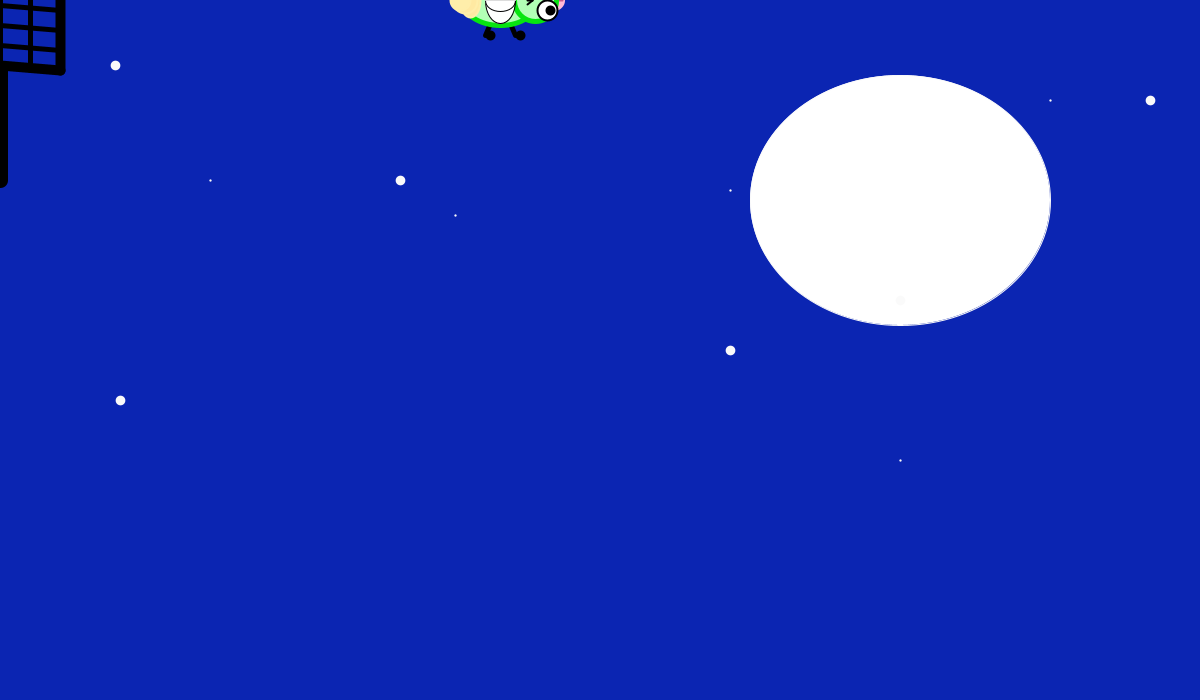
Frame 1 (no input)
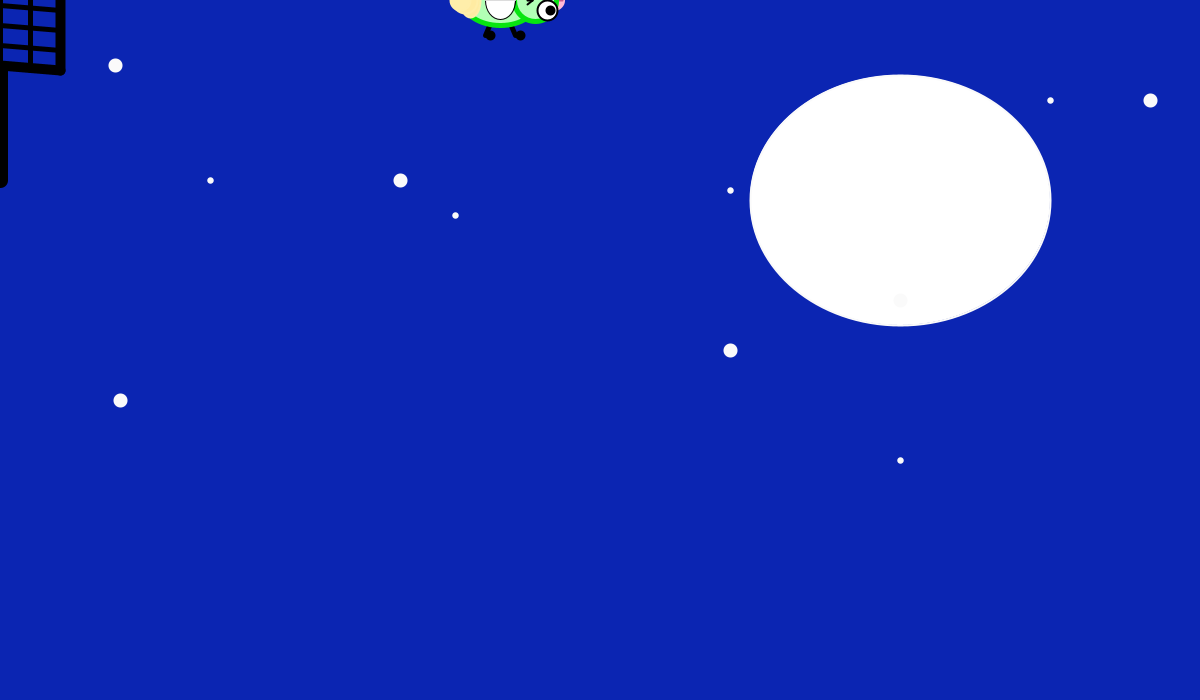
Frame 60 (the mouse pressed at the canvas centre just before this capture)
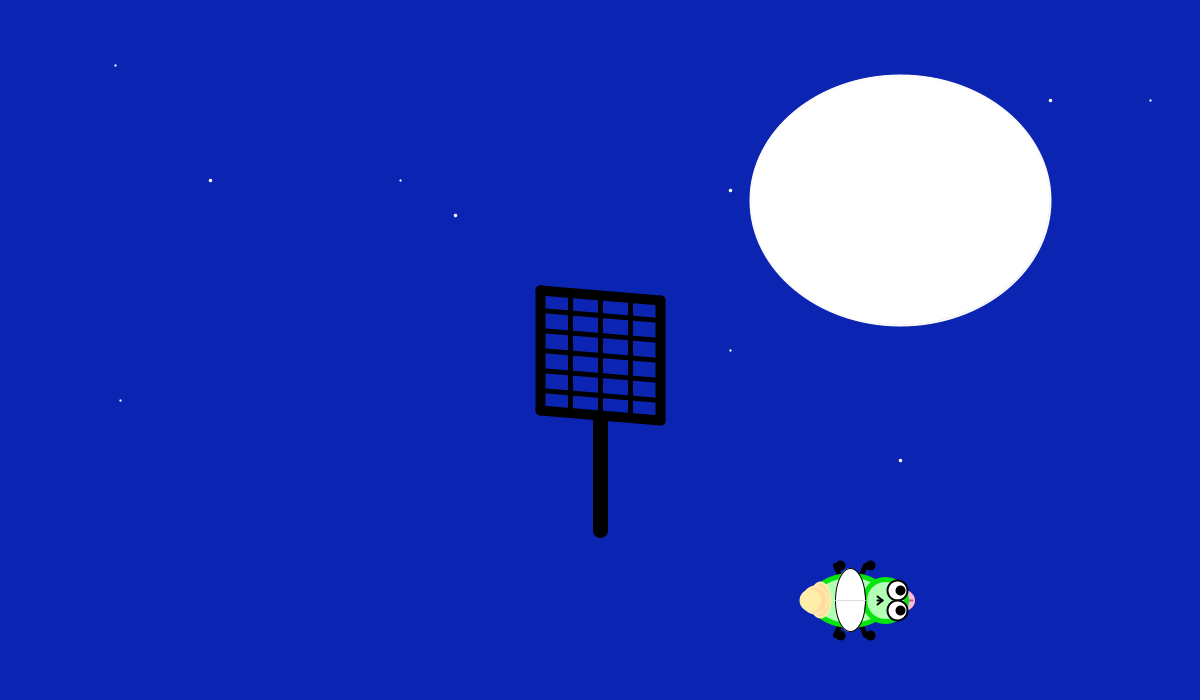
Frame 120 (the mouse held since frame 60 and released just before this capture)

The Processing sketch that drew these frames (run headless with seeded random() and noise(); from frame 60 on, the mouse is pressed at the canvas centre):

// Processing sketch: processing_181514
// ── processing_181514.pde

void setup () {
  size (1200, 700);
}

void draw () {
  background (11,37,178);
  float xdcha = mouseX - 60 ;
  float xizda = mouseX + 60 ;

//Cielo
stroke (250);
fill (255);
ellipse (900,200,300,250);
strokeWeight (random(15));
point(120,400);
point(1150,100);
point(900,300);
point(730,350);
point(400,180);
point(115,65);
strokeWeight (random(9));
point(210,180);
point(1050,100);
point(900,460);
point(730,190);
point(455,215);

//Matamoscas
  stroke (0);
  strokeWeight (10);
    line (xdcha, mouseY + 60, xizda, mouseY + 70);
    line (xdcha, mouseY - 60, xizda, mouseY - 50);
    line (xdcha, mouseY - 60, xdcha, mouseY + 60);
    line (xizda, mouseY - 50, xizda, mouseY + 70);
  strokeWeight (5);
    line (xdcha, mouseY, xizda, mouseY + 10);
    line (xdcha, mouseY + 20, xizda, mouseY + 30);
    line (xdcha, mouseY + 40, xizda, mouseY + 50);
    line (xdcha, mouseY - 20, xizda, mouseY - 10);
    line (xdcha, mouseY - 40, xizda, mouseY - 30);
    line (mouseX, mouseY - 50, mouseX, mouseY + 70);
    line (mouseX - 30, mouseY - 60, mouseX - 30, mouseY + 60);
    line (mouseX + 30, mouseY - 50, mouseX + 30, mouseY + 70);
  strokeWeight (15);
    line (mouseX, mouseY + 70, mouseX, mouseY + 180);

  //Luciérnaga
  //Cuerpo (Patas + Base)
  strokeWeight (10);
   point (mouseY +490, mouseX+35);
   point (mouseY +490, mouseX-35);
   point (mouseY +520, mouseX+35);
   point (mouseY +520, mouseX-35);
  strokeWeight (5);
  stroke (0);
    line (mouseY + 500, mouseX, mouseY +485, mouseX+35);
    line (mouseY + 500, mouseX, mouseY +485, mouseX-35);
    line (mouseY + 500, mouseX, mouseY +515, mouseX+35);
    line (mouseY + 500, mouseX, mouseY +515, mouseX-35);
  stroke(7, 229, 16);
  fill (178, 255, 181);
    ellipse (mouseY + 500, mouseX, 75, 50);

  //Lengua
  stroke(255,185,216);
  fill (255,185,216);
  ellipse (mouseY +547, mouseX, 30,20);
    strokeWeight(2);
  stroke(201,91,139);
  line(mouseY +550, mouseX, mouseY +562, mouseX);
  //Cabeza
  stroke(7, 229, 16);
  strokeWeight(5);
  fill (178, 255, 181);
  ellipse (mouseY + 535, mouseX, 42, 42);
  fill (255);
  stroke (0);
  strokeWeight (2);
  ellipse (mouseY + 547, mouseX - 10, 20, 20);
  ellipse (mouseY + 547, mouseX + 10, 20, 20);
  strokeWeight (10);
  point (mouseY + 550, mouseX - 10);
  point (mouseY + 550, mouseX + 10);
  strokeWeight (2);
  line (mouseY + 532, mouseX, mouseY + 527, mouseX);
  line (mouseY + 532, mouseX, mouseY + 527, mouseX - 4);
  line (mouseY + 532, mouseX, mouseY + 527, mouseX +4);

  //Alas
  strokeWeight (1);
  ellipse (mouseY + 500, mouseX, 30, random(50));
  ellipse (mouseY + 500, mouseX, 30, random(100));
  stroke(220);
  line (mouseY + 515, mouseX, mouseY + 485, mouseX);
  
  //Luces
  strokeWeight(2);
  stroke (255,238,170);
  fill (255, random(213,237),random(162,41));
  ellipse (mouseY + 470, mouseX, 20, 35);
  ellipse (mouseY + 465, mouseX, 25, 27);
  fill (255, random (238,226), random (170,108));
  ellipse (mouseY + 460, mouseX, 20, 20);
}
